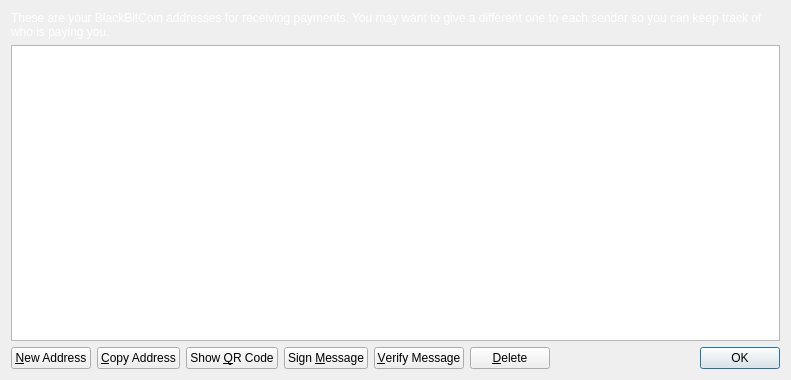
<?xml version="1.0" encoding="UTF-8"?>
<ui version="4.0">
 <class>AddressBookPage</class>
 <widget class="QWidget" name="AddressBookPage">
  <property name="geometry">
   <rect>
    <x>0</x>
    <y>0</y>
    <width>791</width>
    <height>380</height>
   </rect>
  </property>
  <property name="palette">
   <palette>
    <active>
     <colorrole role="WindowText">
      <brush brushstyle="SolidPattern">
       <color alpha="255">
        <red>255</red>
        <green>255</green>
        <blue>255</blue>
       </color>
      </brush>
     </colorrole>
    </active>
    <inactive>
     <colorrole role="WindowText">
      <brush brushstyle="SolidPattern">
       <color alpha="255">
        <red>255</red>
        <green>255</green>
        <blue>255</blue>
       </color>
      </brush>
     </colorrole>
    </inactive>
    <disabled>
     <colorrole role="WindowText">
      <brush brushstyle="SolidPattern">
       <color alpha="255">
        <red>120</red>
        <green>120</green>
        <blue>120</blue>
       </color>
      </brush>
     </colorrole>
    </disabled>
   </palette>
  </property>
  <property name="windowTitle">
   <string>Address Book</string>
  </property>
  <layout class="QVBoxLayout" name="verticalLayout">
   <item>
    <widget class="QLabel" name="labelExplanation">
     <property name="text">
      <string>These are your BlackBitCoin addresses for receiving payments. You may want to give a different one to each sender so you can keep track of who is paying you.</string>
     </property>
     <property name="textFormat">
      <enum>Qt::PlainText</enum>
     </property>
     <property name="wordWrap">
      <bool>true</bool>
     </property>
    </widget>
   </item>
   <item>
    <widget class="QTableView" name="tableView">
     <property name="contextMenuPolicy">
      <enum>Qt::CustomContextMenu</enum>
     </property>
     <property name="toolTip">
      <string>Double-click to edit address or label</string>
     </property>
     <property name="tabKeyNavigation">
      <bool>false</bool>
     </property>
     <property name="alternatingRowColors">
      <bool>true</bool>
     </property>
     <property name="selectionMode">
      <enum>QAbstractItemView::SingleSelection</enum>
     </property>
     <property name="selectionBehavior">
      <enum>QAbstractItemView::SelectRows</enum>
     </property>
     <property name="sortingEnabled">
      <bool>true</bool>
     </property>
     <attribute name="verticalHeaderVisible">
      <bool>false</bool>
     </attribute>
    </widget>
   </item>
   <item>
    <layout class="QHBoxLayout" name="horizontalLayout">
     <item>
      <widget class="QPushButton" name="newAddressButton">
       <property name="toolTip">
        <string>Create a new address</string>
       </property>
       <property name="text">
        <string>&amp;New Address</string>
       </property>
       <property name="icon">
        <iconset resource="../bitcoin.qrc">
         <normaloff>:/icons/add</normaloff>:/icons/add</iconset>
       </property>
      </widget>
     </item>
     <item>
      <widget class="QPushButton" name="copyToClipboard">
       <property name="toolTip">
        <string>Copy the currently selected address to the system clipboard</string>
       </property>
       <property name="text">
        <string>&amp;Copy Address</string>
       </property>
       <property name="icon">
        <iconset resource="../bitcoin.qrc">
         <normaloff>:/icons/editcopy</normaloff>:/icons/editcopy</iconset>
       </property>
      </widget>
     </item>
     <item>
      <widget class="QPushButton" name="showQRCode">
       <property name="text">
        <string>Show &amp;QR Code</string>
       </property>
       <property name="icon">
        <iconset resource="../bitcoin.qrc">
         <normaloff>:/icons/qrcode</normaloff>:/icons/qrcode</iconset>
       </property>
      </widget>
     </item>
     <item>
      <widget class="QPushButton" name="signMessage">
       <property name="toolTip">
        <string>Sign a message to prove you own a BlackBitCoin address</string>
       </property>
       <property name="text">
        <string>Sign &amp;Message</string>
       </property>
       <property name="icon">
        <iconset resource="../bitcoin.qrc">
         <normaloff>:/icons/edit</normaloff>:/icons/edit</iconset>
       </property>
      </widget>
     </item>
     <item>
      <widget class="QPushButton" name="verifyMessage">
       <property name="toolTip">
        <string>Verify a message to ensure it was signed with a specified BlackBitCoin address</string>
       </property>
       <property name="text">
        <string>&amp;Verify Message</string>
       </property>
       <property name="icon">
        <iconset resource="../bitcoin.qrc">
         <normaloff>:/icons/transaction_0</normaloff>:/icons/transaction_0</iconset>
       </property>
      </widget>
     </item>
     <item>
      <widget class="QPushButton" name="deleteButton">
       <property name="toolTip">
        <string>Delete the currently selected address from the list</string>
       </property>
       <property name="text">
        <string>&amp;Delete</string>
       </property>
       <property name="icon">
        <iconset resource="../bitcoin.qrc">
         <normaloff>:/icons/remove</normaloff>:/icons/remove</iconset>
       </property>
      </widget>
     </item>
     <item>
      <spacer name="horizontalSpacer">
       <property name="orientation">
        <enum>Qt::Horizontal</enum>
       </property>
       <property name="sizeHint" stdset="0">
        <size>
         <width>40</width>
         <height>20</height>
        </size>
       </property>
      </spacer>
     </item>
     <item>
      <widget class="QDialogButtonBox" name="buttonBox">
       <property name="sizePolicy">
        <sizepolicy hsizetype="Maximum" vsizetype="Fixed">
         <horstretch>0</horstretch>
         <verstretch>0</verstretch>
        </sizepolicy>
       </property>
       <property name="standardButtons">
        <set>QDialogButtonBox::Ok</set>
       </property>
      </widget>
     </item>
    </layout>
   </item>
  </layout>
 </widget>
 <resources>
  <include location="../bitcoin.qrc"/>
 </resources>
 <connections/>
</ui>
